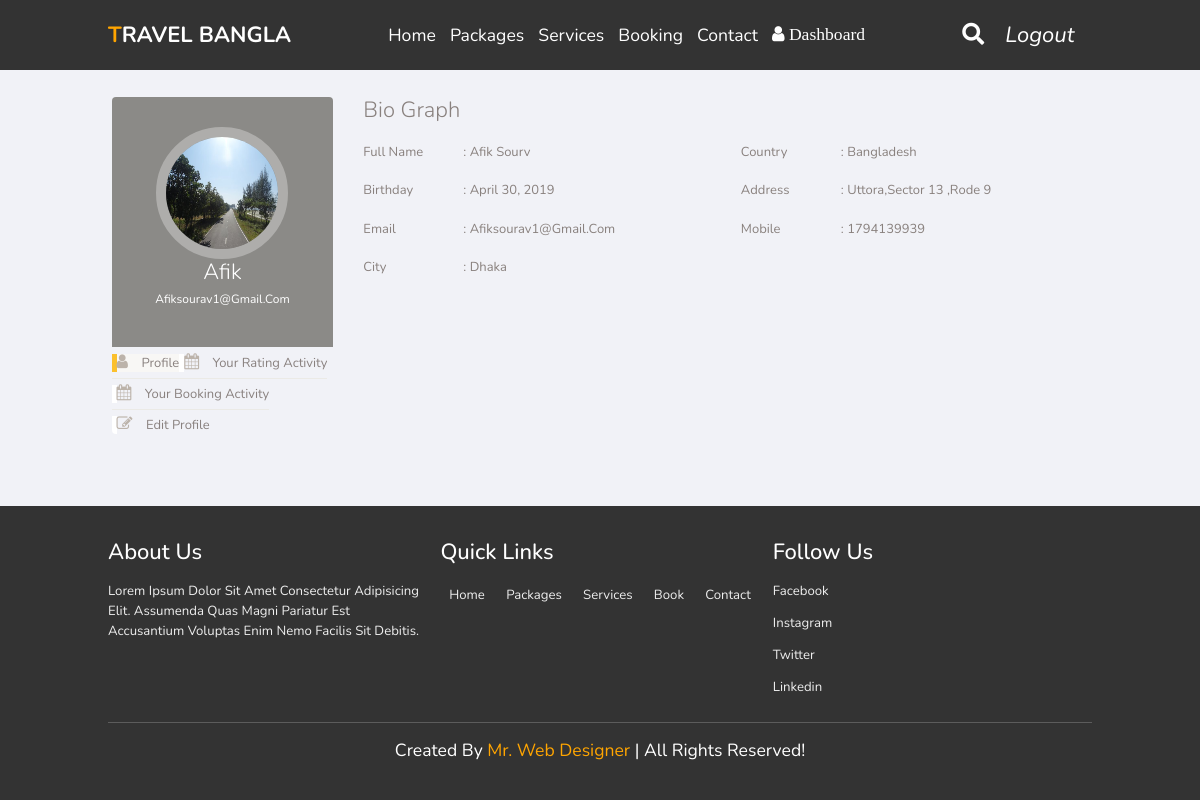
/profile/ (signed in), run on the app's committed database.
### home/models.py (models this page shows, shortened)
class UserInfo(models.Model):
    user = models.OneToOneField(User, on_delete=models.CASCADE)
    profile_pic = models.ImageField(default='default.jpg',upload_to='profile_pics', blank=True)
    full_name = models.CharField(max_length=100, blank=True)
    Email = models.EmailField(max_length=100, blank=True)
    dob = models.DateField(blank=True, null=True)
    address = models.CharField(max_length=250,blank=True, null=True)
    country =  models.CharField(max_length=250,blank=True, null=True)
    city =  models.CharField(max_length=100,blank=True)
    Phone_Number = models.IntegerField(blank=True)

### user/views.py (the view)
# urls.py: path('profile/',views.profile,name='profile'),
@login_required
def profile(request):
    profileUser = UserInfo.objects.get(user=request.user)
    context={'i':profileUser}
    return render(request, 'user.html', context)

### user/templates/user.html (shortened to what this page needs)
{% extends "base.html" %}
{% load static %}
{% block content %}
<body>
    <link rel="stylesheet" type="text/css" href="{% static 'css/profile.css' %}">
    <link href="https://maxcdn.bootstrapcdn.com/font-awesome/4.3.0/css/font-awesome.min.css" rel="stylesheet">
    <div class="container bootstrap snippets bootdey">
    <div class="row" style="padding: 6%">
      <div class="profile-nav col-md-3">
          <div class="panel">
              <div class="user-heading round">
                  <a href="#">
                      <img src="{{i.profile_pic.url}}" alt="">
                  </a>
                  <h1>{{i.user}}</h1>
                  <p>{{i.Email}}</p>
              </div>
              <ul class="nav nav-pills nav-stacked">
                  <li class="active"><a href="#"> <i class="fa fa-user"></i> Profile</a></li>
                  <li><a href="{% url 'user_rating' %}"> <i class="fa fa-calendar"></i> Your Rating Activity </a></li>
                  <li><a href="{% url 'booking_status' %}"> <i class="fa fa-calendar"></i> Your Booking Activity </a></li>
                  <li><a href="{% url 'edit_profile' %}"> <i class="fa fa-edit"></i> Edit profile</a></li>
              </ul>
          </div>
      </div>
      <div class="profile-info col-md-9">
          <div class="panel">
              <div class="panel-body bio-graph-info">
                  <h1>Bio Graph</h1>
                  <div class="row">
                      <div class="bio-row">
                          <p><span>Full name  </span>: {{i.full_name}}</p>
                      </div>
                      <div class="bio-row">
                          <p><span>Country </span>:  {{i.country}}</p>
                      </div>
                      <div class="bio-row">
                          <p><span>Birthday</span>:  {{i.dob}}</p>
                      </div>
                      <div class="bio-row">
                          <p><span>Address </span>: {{i.address}}</p>
                      </div>
                      <div class="bio-row">
                          <p><span>Email </span>:  {{i.Email}}</p>
                      </div>
                      <div class="bio-row">
                          <p><span>Mobile </span>:  {{i.Phone_Number}}</p>
                      </div>
                      <div class="bio-row">
                          <p><span>City </span>:  {{i.city}}</p>
                      </div>
                  </div>
              </div>
          </div>
      </div>
    </div>
    </div>
{% endblock content %}

### home/static/css/style.css (style rules this page uses)
:root { --orange:#ffa500; }
* { font-family: 'Nunito', sans-serif; margin:0; padding:0; box-sizing: border-box; text-transform: capitalize; outline: none; border:none; text-decoration: none; transition: all .2s linear; }
html { font-size: 62.5%; overflow-x: hidden; scroll-padding-top: 6rem; scroll-behavior: smooth; }
@media (max-width:1200px) { html { font-size: 55%; } }

### home/static/css/profile.css (style rules this page uses)
body { color: #797979; background: #f1f2f7; font-family: 'Open Sans', sans-serif; padding: 0px !important; margin: 0px !important; font-size: 13px; text-rendering: optimizeLegibility; -webkit-font-smoothing: antialiased; -moz-font-smoothing: antialiased; }
.profile-nav, .profile-info { margin-top:30px; }
.profile-nav .user-heading { background: #8b8a87; color: #fff; border-radius: 4px 4px 0 0; -webkit-border-radius: 4px 4px 0 0; padding: 30px; text-align: center; }
.profile-nav .user-heading.round a { border-radius: 50%; -webkit-border-radius: 50%; border: 10px solid rgba(255,255,255,0.3); display: inline-block; }
.profile-nav .user-heading a img { width: 112px; height: 112px; border-radius: 50%; -webkit-border-radius: 50%; }
.profile-nav .user-heading h1 { font-size: 22px; font-weight: 300; margin-bottom: 5px; }
.profile-nav .user-heading p { font-size: 12px; }
.profile-nav ul { margin-top: 1px; }
.profile-nav ul > li { border-bottom: 1px solid #ebeae6; margin-top: 0; line-height: 30px; }
.profile-nav ul > li:last-child { border-bottom: none; }
.profile-nav ul > li > a { border-radius: 0; -webkit-border-radius: 0; color: #89817f; border-left: 5px solid #fff; }
.profile-nav ul > li > a:hover, .profile-nav ul > li > a:focus, .profile-nav ul li.active a { background: #f8f7f5 !important; border-left: 5px solid #fbc02d; color: #89817f !important; }
.profile-nav ul > li:last-child > a:last-child { border-radius: 0 0 4px 4px; -webkit-border-radius: 0 0 4px 4px; }
.profile-nav ul > li > a > i { font-size: 16px; padding-right: 10px; color: #bcb3aa; }
.bio-graph-info { color: #89817e; }
.bio-graph-info h1 { font-size: 22px; font-weight: 300; margin: 0 0 20px; }
.bio-row { width: 50%; float: left; margin-bottom: 10px; padding:0 15px; }
.bio-row p span { width: 100px; display: inline-block; }

### data on the page
UserInfo: profile_pic (picture), user "Afik", Email "Afiksourav1@gmail.com", full_name "Afik Sourv", country "Bangladesh", dob "April 30, 2019", address "Uttora,sector 13 ,rode 9", Phone_Number "1794139939", city "Dhaka"
